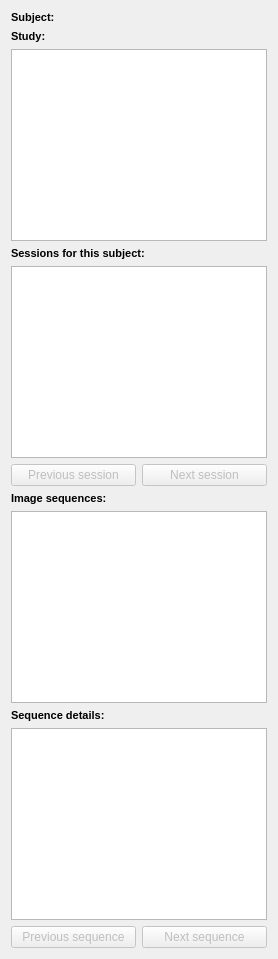
           <widget class="QWidget" name="reviewTab">
            <attribute name="title">
             <string>Review mosaics</string>
            </attribute>
            <layout class="QGridLayout" name="gridLayout_9">
             <item row="0" column="0" colspan="2">
              <widget class="QLabel" name="reviewSubjectNameLabel">
               <property name="text">
                <string>&lt;!DOCTYPE HTML PUBLIC &quot;-//W3C//DTD HTML 4.0//EN&quot; &quot;http://www.w3.org/TR/REC-html40/strict.dtd&quot;&gt;
&lt;html&gt;&lt;head&gt;&lt;meta name=&quot;qrichtext&quot; content=&quot;1&quot; /&gt;&lt;style type=&quot;text/css&quot;&gt;
p, li { white-space: pre-wrap; }
&lt;/style&gt;&lt;/head&gt;&lt;body style=&quot; font-family:'MS Shell Dlg 2'; font-size:8.25pt; font-weight:400; font-style:normal;&quot;&gt;
&lt;p style=&quot; margin-top:0px; margin-bottom:0px; margin-left:0px; margin-right:0px; -qt-block-indent:0; text-indent:0px;&quot;&gt;&lt;span style=&quot; font-size:8pt; font-weight:600;&quot;&gt;Subject:&lt;/span&gt;&lt;/p&gt;&lt;/body&gt;&lt;/html&gt;</string>
               </property>
              </widget>
             </item>
             <item row="1" column="0" colspan="2">
              <widget class="QLabel" name="reviewStudyNameLabel">
               <property name="text">
                <string>&lt;!DOCTYPE HTML PUBLIC &quot;-//W3C//DTD HTML 4.0//EN&quot; &quot;http://www.w3.org/TR/REC-html40/strict.dtd&quot;&gt;
&lt;html&gt;&lt;head&gt;&lt;meta name=&quot;qrichtext&quot; content=&quot;1&quot; /&gt;&lt;style type=&quot;text/css&quot;&gt;
p, li { white-space: pre-wrap; }
&lt;/style&gt;&lt;/head&gt;&lt;body style=&quot; font-family:'MS Shell Dlg 2'; font-size:8.25pt; font-weight:400; font-style:normal;&quot;&gt;
&lt;p style=&quot; margin-top:0px; margin-bottom:0px; margin-left:0px; margin-right:0px; -qt-block-indent:0; text-indent:0px;&quot;&gt;&lt;span style=&quot; font-size:8pt; font-weight:600;&quot;&gt;Study:&lt;/span&gt;&lt;/p&gt;&lt;/body&gt;&lt;/html&gt;</string>
               </property>
              </widget>
             </item>
             <item row="3" column="0" colspan="2">
              <widget class="QLabel" name="label_10">
               <property name="text">
                <string>&lt;!DOCTYPE HTML PUBLIC &quot;-//W3C//DTD HTML 4.0//EN&quot; &quot;http://www.w3.org/TR/REC-html40/strict.dtd&quot;&gt;
&lt;html&gt;&lt;head&gt;&lt;meta name=&quot;qrichtext&quot; content=&quot;1&quot; /&gt;&lt;style type=&quot;text/css&quot;&gt;
p, li { white-space: pre-wrap; }
&lt;/style&gt;&lt;/head&gt;&lt;body style=&quot; font-family:'MS Shell Dlg 2'; font-size:8.25pt; font-weight:400; font-style:normal;&quot;&gt;
&lt;p style=&quot; margin-top:0px; margin-bottom:0px; margin-left:0px; margin-right:0px; -qt-block-indent:0; text-indent:0px;&quot;&gt;&lt;span style=&quot; font-size:8pt; font-weight:600;&quot;&gt;Sessions for this subject:&lt;/span&gt;&lt;/p&gt;&lt;/body&gt;&lt;/html&gt;</string>
               </property>
               <property name="alignment">
                <set>Qt::AlignLeading|Qt::AlignLeft|Qt::AlignVCenter</set>
               </property>
              </widget>
             </item>
             <item row="6" column="0" colspan="2">
              <widget class="QLabel" name="label_11">
               <property name="text">
                <string>&lt;!DOCTYPE HTML PUBLIC &quot;-//W3C//DTD HTML 4.0//EN&quot; &quot;http://www.w3.org/TR/REC-html40/strict.dtd&quot;&gt;
&lt;html&gt;&lt;head&gt;&lt;meta name=&quot;qrichtext&quot; content=&quot;1&quot; /&gt;&lt;style type=&quot;text/css&quot;&gt;
p, li { white-space: pre-wrap; }
&lt;/style&gt;&lt;/head&gt;&lt;body style=&quot; font-family:'MS Shell Dlg 2'; font-size:8.25pt; font-weight:400; font-style:normal;&quot;&gt;
&lt;p style=&quot; margin-top:0px; margin-bottom:0px; margin-left:0px; margin-right:0px; -qt-block-indent:0; text-indent:0px;&quot;&gt;&lt;span style=&quot; font-size:8pt; font-weight:600;&quot;&gt;Image sequences:&lt;/span&gt;&lt;/p&gt;&lt;/body&gt;&lt;/html&gt;</string>
               </property>
               <property name="alignment">
                <set>Qt::AlignLeading|Qt::AlignLeft|Qt::AlignVCenter</set>
               </property>
              </widget>
             </item>
             <item row="7" column="0" colspan="2">
              <widget class="QListView" name="sequenceListView">
               <property name="frameShadow">
                <enum>QFrame::Plain</enum>
               </property>
              </widget>
             </item>
             <item row="4" column="0" colspan="2">
              <widget class="QListView" name="sessionListView">
               <property name="editTriggers">
                <set>QAbstractItemView::NoEditTriggers</set>
               </property>
               <property name="selectionBehavior">
                <enum>QAbstractItemView::SelectItems</enum>
               </property>
              </widget>
             </item>
             <item row="2" column="0" colspan="2">
              <widget class="QTextEdit" name="reviewSubjectTextEdit">
               <property name="frameShape">
                <enum>QFrame::StyledPanel</enum>
               </property>
               <property name="frameShadow">
                <enum>QFrame::Sunken</enum>
               </property>
               <property name="readOnly">
                <bool>true</bool>
               </property>
              </widget>
             </item>
             <item row="8" column="0" colspan="2">
              <widget class="QLabel" name="label_8">
               <property name="text">
                <string>&lt;!DOCTYPE HTML PUBLIC &quot;-//W3C//DTD HTML 4.0//EN&quot; &quot;http://www.w3.org/TR/REC-html40/strict.dtd&quot;&gt;
&lt;html&gt;&lt;head&gt;&lt;meta name=&quot;qrichtext&quot; content=&quot;1&quot; /&gt;&lt;style type=&quot;text/css&quot;&gt;
p, li { white-space: pre-wrap; }
&lt;/style&gt;&lt;/head&gt;&lt;body style=&quot; font-family:'MS Shell Dlg 2'; font-size:8.25pt; font-weight:400; font-style:normal;&quot;&gt;
&lt;p style=&quot; margin-top:0px; margin-bottom:0px; margin-left:0px; margin-right:0px; -qt-block-indent:0; text-indent:0px;&quot;&gt;&lt;span style=&quot; font-size:8pt; font-weight:600;&quot;&gt;Sequence details:&lt;/span&gt;&lt;/p&gt;&lt;/body&gt;&lt;/html&gt;</string>
               </property>
              </widget>
             </item>
             <item row="9" column="0" colspan="2">
              <widget class="QTextEdit" name="sequenceDetailsText">
               <property name="readOnly">
                <bool>true</bool>
               </property>
              </widget>
             </item>
             <item row="10" column="1">
              <widget class="QPushButton" name="nextSequenceButton">
               <property name="enabled">
                <bool>false</bool>
               </property>
               <property name="text">
                <string>Next sequence</string>
               </property>
              </widget>
             </item>
             <item row="5" column="0">
              <widget class="QPushButton" name="prevSessionButton">
               <property name="enabled">
                <bool>false</bool>
               </property>
               <property name="text">
                <string>Previous session</string>
               </property>
              </widget>
             </item>
             <item row="5" column="1">
              <widget class="QPushButton" name="nextSessionButton">
               <property name="enabled">
                <bool>false</bool>
               </property>
               <property name="text">
                <string>Next session</string>
               </property>
              </widget>
             </item>
             <item row="10" column="0">
              <widget class="QPushButton" name="prevSequenceButton">
               <property name="enabled">
                <bool>false</bool>
               </property>
               <property name="text">
                <string>Previous sequence</string>
               </property>
              </widget>
             </item>
            </layout>
           </widget>
